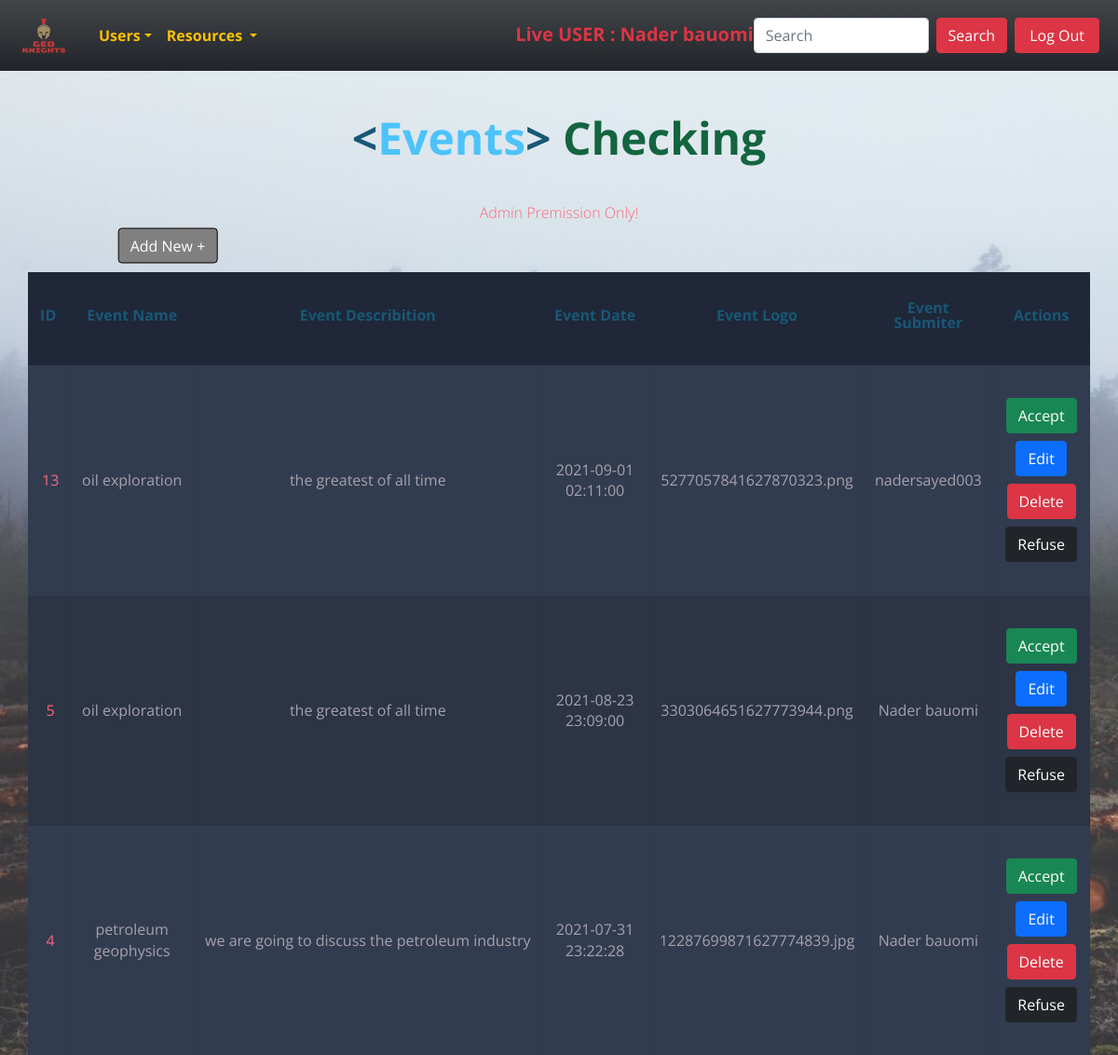
/admin/resources/eventsCheck/index.php (signed in), run on an earlier commit of the app's database.
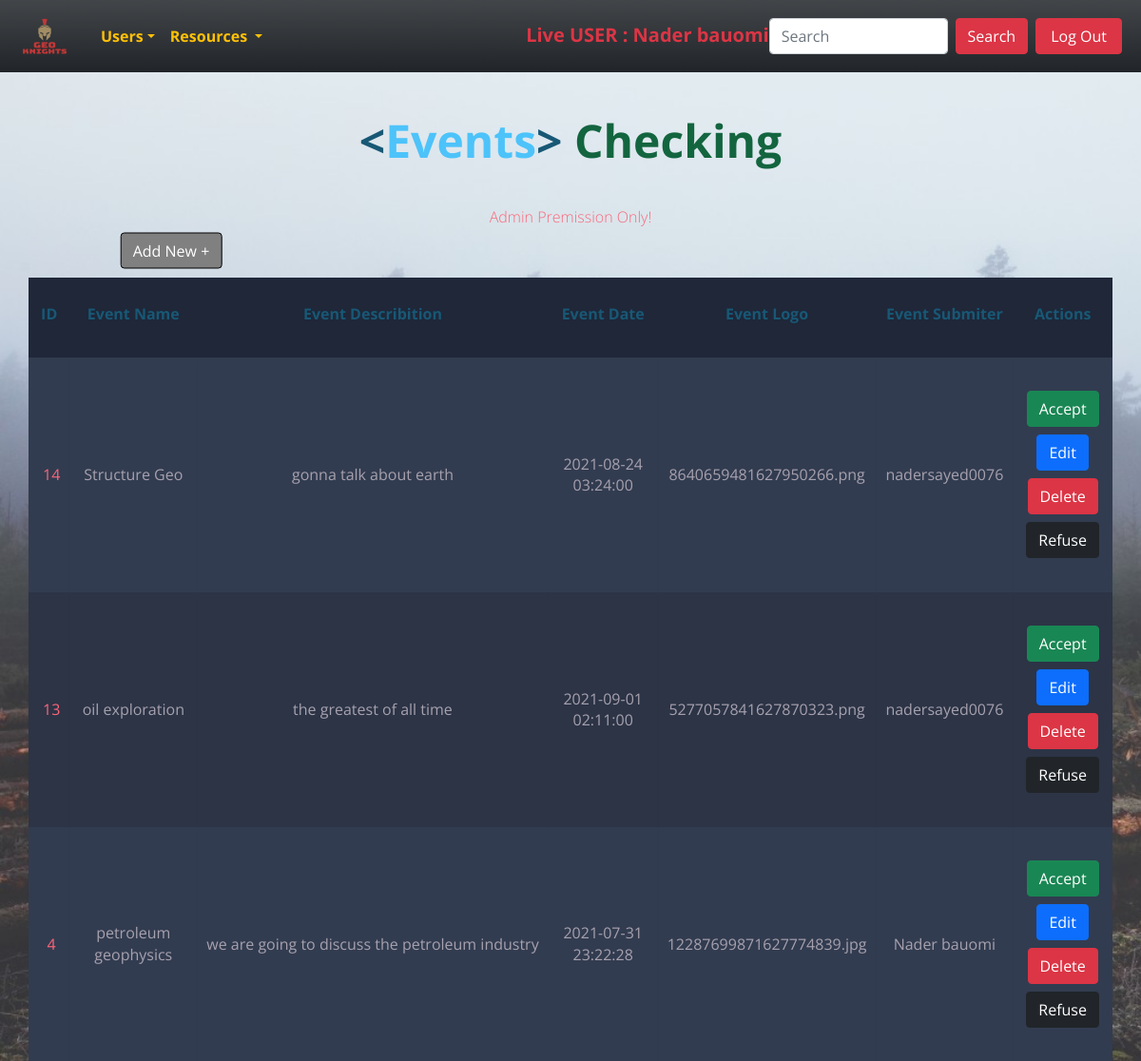
And on a later commit of the database.
### tables this page shows
CREATE TABLE `events_check` (
  `id` int(11) NOT NULL,
  `event_name` char(100) NOT NULL,
  `event_desc` varchar(500) NOT NULL,
  `e_date` timestamp NOT NULL DEFAULT current_timestamp() ON UPDATE current_timestamp(),
  `event_submiter` int(11) DEFAULT NULL,
  `e_logo` char(100) NOT NULL
);

CREATE TABLE `users` (
  `id` int(11) NOT NULL,
  `name` char(50) NOT NULL,
  `email` char(80) NOT NULL,
  `password` char(50) NOT NULL,
  `phone` char(11) NOT NULL,
  `gender` char(40) NOT NULL,
  `user_type` int(11) DEFAULT NULL
);

### helpers/paths.php (called while the page is built, shortened)
<?php
function css($dis){
    return   "http://" . $_SERVER['SERVER_NAME'] . "/g2p/assests/css/" . $dis;
}
?>

### admin/resources/eventsCheck/index.php (the view, shortened to what this page needs)
<?php
require "../../../helpers/paths.php";
require '../../../helpers/dbConnection.php';
require '../../../layout/navAdmin.php';
$sql = "select events_check.* , users.id as userID , users.name as submiter , users.email as userEmail from events_check join users on events_check.event_submiter = users.id order by events_check.id desc";
$op = mysqli_query($con, $sql);
?>
<!DOCTYPE html>
<html lang="en">
<head>
    <link rel="stylesheet" href="<?php echo css('display.css') ?>">
</head>
<body>
    <h1 class="m-5"><span class="blue">&lt;</span>Events<span class="blue">&gt;</span> <span class="yellow">Checking</pan>
    </h1>
    <h2>Admin Premission Only! <br><br>
    </h2>
    <a href="create.php" title="Avaliable only for Company Users to add Events to checked" class="btn btn-secondary add" style="color: #fff ;
    background-color: gray;
    border-color: black;">Add New +</a>
    <table class="container">
        <thead>
            <tr>
                <th>
                    <h1>ID</h1>
                </th>
                <th>
                    <h1>Event Name</h1>
                </th>
                <th>
                    <h1>Event Describition</h1>
                </th>
                <th>
                    <h1> Event Date</h1>
                </th>
                <th>
                    <h1>Event Logo</h1>
                </th>
                <th>
                    <h1>Event Submiter</h1>
                </th>
                <th>
                    <h1>Actions</h1>
                </th>
            </tr>
        </thead>
        <tbody>
            <?php while ($data = mysqli_fetch_assoc($op)) { ?>
                <tr>
                    <td><?php echo $data['id']; ?></td>
                    <td><?php echo $data['event_name']; ?></td>
                    <td style="white-space: nowrap;overflow: hidden;text-overflow: ellipsis; width:8%"><?php echo $data['event_desc']; ?></td>
                    <td style="text-align: center;"><?php echo $data['e_date']; ?></td>
                    <td><?php echo $data['e_logo']; ?></td>
                    <td><?php echo $data['submiter']; ?></td>
                    <td>
                        <a href="accept.php?id=<?php echo $data['id']; ?>" class="btn btn-success m-1 ">Accept</a>
                        <a href="edit.php?id=<?php echo $data['id']; ?>" class="btn btn-primary m-1 ">Edit</a>
                        <a href="delete.php?id=<?php echo $data['id'] ?>" class="btn btn-danger m-1 " style="pointer-events: none;">Delete</a>
                        <a href="mailto:<?php echo $data['userEmail'] ?>?subject=Knights Refused Event!&body=Event Refused!" class="btn btn-dark m-1 ">Refuse</a>
                    </td>
                </tr>
            <?php } ?>
        </tbody>
    </table>
</body>
</html>

What changed in the data, as far as the page shows it:
removed events_check: id "5", event_name "oil exploration", event_desc "the greatest of all time", e_date "2021-08-23 23:09:00", e_logo "3303064651627773944.png", event_submiter.name "Nader bauomi"
added events_check: id "14", event_name "Structure Geo", event_desc "gonna talk about earth", e_date "2021-08-24 03:24:00", e_logo "8640659481627950266.png", event_submiter.name "nadersayed0076"
changed through a linked row, events_check "oil exploration": event_submiter.name "nadersayed003" → "nadersayed0076"
